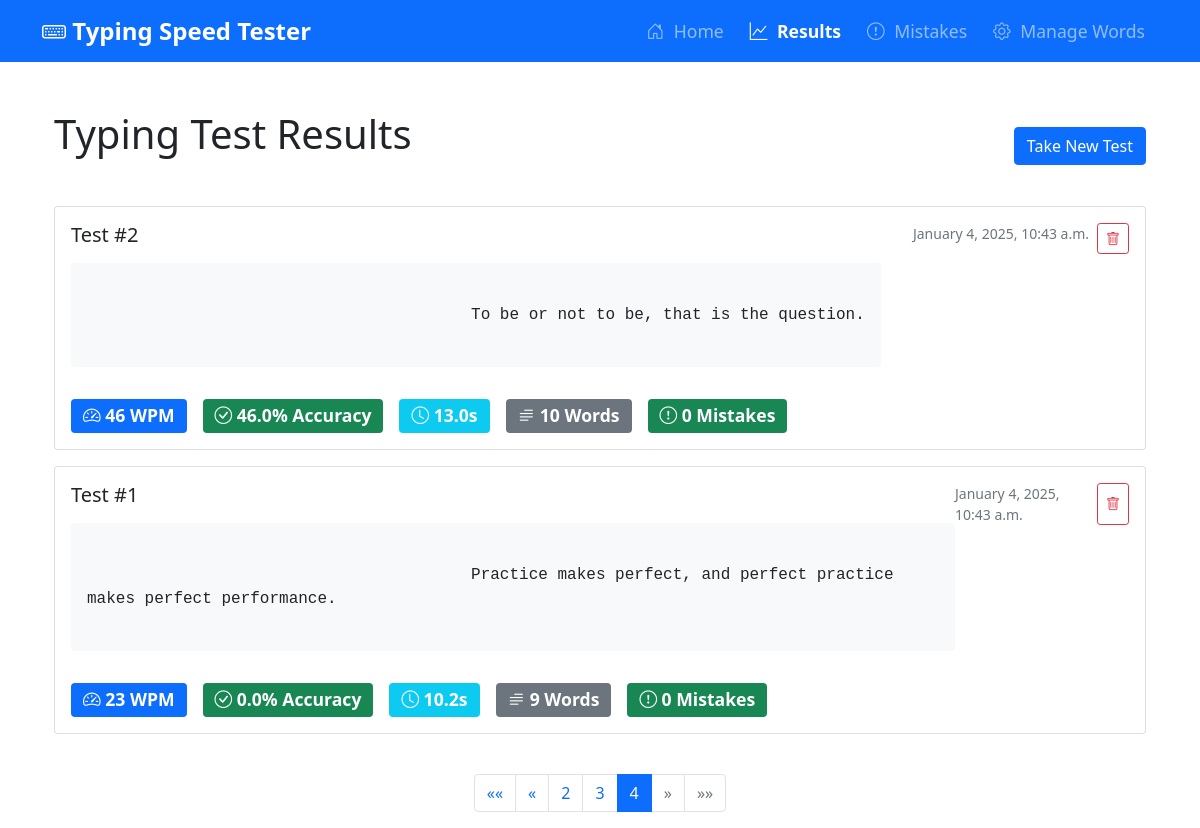
/results/?page=4, run on the app's committed database.
### speed_test/models.py (models this page shows, shortened)
class TypingTest(models.Model):
    text = models.TextField()
    wpm = models.IntegerField()
    accuracy = models.FloatField()
    time_taken = models.FloatField()  # in seconds
    created_at = models.DateTimeField(auto_now_add=True)
    mistakes = models.JSONField(default=list)  # Store mistakes as [{"expected": "x", "typed": "y", "position": 0}]
    word_mistakes = models.JSONField(default=list)  # Store word-level mistakes

### speed_test/views.py (the view)
# urls.py: path('results/', views.view_results, name='results'),
def view_results(request):
    all_results = TypingTest.objects.all().order_by('-created_at')
    for result in all_results:
        result.word_count = len(result.text.split())
        result.mistake_count = len(result.mistakes)
    paginator = Paginator(all_results, 5)  # Show 5 results per page
    page_number = request.GET.get('page', 1)
    results = paginator.get_page(page_number)
    return render(request, 'speed_test/results.html', {'results': results})

### speed_test/templates/speed_test/results.html (shortened to what this page needs)
{% extends 'speed_test/base.html' %}
{% block content %}
<div class="container mt-5">
    <div class="d-flex justify-content-between align-items-center mb-4">
        <h1 class="mb-4">Typing Test Results</h1>
        <div>
            <a href="{% url 'speed_test:home' %}" class="btn btn-primary">Take New Test</a>
        </div>
    </div>
    {% if results %}
        <div class="row">
            {% for result in results %}
                <div class="col-12 mb-3 result-item" id="result-{{ result.id }}">
                    <div class="card result-card">
                        <div class="card-body">
                            <div class="d-flex justify-content-between align-items-start mb-3">
                                <div>
                                    <h5 class="card-title mb-3">Test #{{ result.id }}</h5>
                                    <div class="text-preview">
                                        {{ result.text }}
                                    </div>
                                </div>
                                <div class="d-flex gap-2">
                                    <small class="text-muted">
                                        {{ result.created_at|date:"F j, Y, g:i a" }}
                                    </small>
                                    <button class="btn btn-sm btn-outline-danger delete-btn"
                                           onclick="deleteResult('{{ result.id }}')">
                                        <i class="bi bi-trash"></i>
                                    </button>
                                </div>
                            </div>
                            <div class="d-flex gap-3">
                                <span class="badge bg-primary stats-badge">
                                    <i class="bi bi-speedometer2"></i>
                                    {{ result.wpm }} WPM
                                </span>
                                <span class="badge bg-success stats-badge">
                                    <i class="bi bi-check-circle"></i>
                                    {{ result.accuracy }}% Accuracy
                                </span>
                                <span class="badge bg-info stats-badge">
                                    <i class="bi bi-clock"></i>
                                    {{ result.time_taken|floatformat:1 }}s
                                </span>
                                <span class="badge bg-secondary stats-badge">
                                    <i class="bi bi-text-paragraph"></i>
                                    {{ result.word_count }} Words
                                </span>
                                <span class="badge {% if result.mistake_count == 0 %}bg-success{% else %}bg-danger{% endif %} stats-badge">
                                    <i class="bi bi-exclamation-circle"></i>
                                    {{ result.mistake_count }} Mistakes
                                </span>
                            </div>
                        </div>
                    </div>
                </div>
            {% endfor %}
        </div>
        {% include "speed_test/includes/pagination.html" with page_obj=results %}
    {% else %}
        <div class="alert alert-info">
            No typing test results yet. <a href="{% url 'speed_test:home' %}">Take your first test!</a>
        </div>
    {% endif %}
</div>
{% endblock %}

### data on the page
TypingTest: id "2", text "To be or not to be, that is the question.", created_at "January 4, 2025, 10:43 a.m.", wpm "46", accuracy "46.0", time_taken "13.0", word_count "10", mistake_count "0"
TypingTest: id "1", text "Practice makes perfect, and perfect practice makes perfect performance.", created_at "January 4, 2025, 10:43 a.m.", wpm "23", accuracy "0.0", time_taken "10.2", word_count "9", mistake_count "0"

### other printed values
{{ num }} "2" "3"
{{ num }} "4"
